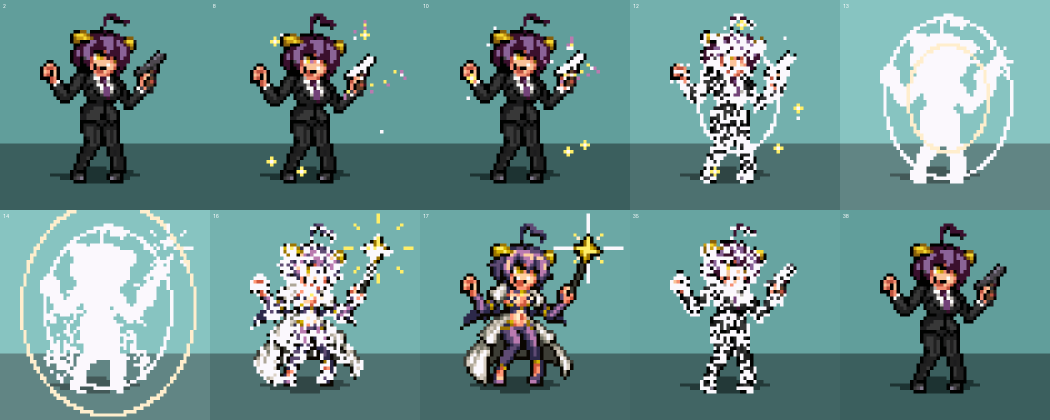
#> input picture utena_transformacion/salida/fotogramas_clave_ampliados.png, 2100 x 840 px, given in place of utena_sprite.png, which was not available (shown at 1/2 size)
$ python previews.py
#> lines starting #> are read from the running program, lines starting #| are printed output that depends on the picture
### utena_hechizo/hechizo.py
"""Utena prepara y lanza un hechizo (primera versión, sobre el escenario del propio sprite).

1. Recupera el sprite original: 'utena sprite.PNG' está ampliado ~4,925x con suavizado; se toma el centro de cada celda
   -> 52x68 píxeles con 20 colores (el personaje mide 43x51).
2. Anima en una cuadrícula nativa de 63x63 y la amplía 2x -> 126x126 (y x4 -> 504x504), como 'gif referencia'.
   Todo (sprite y efectos) comparte la misma cuadrícula, sin mezclar tamaños de píxel.
3. Guion (40 pasos de 100 ms = 4 s, bucle sin salto):
     0-7   reposo: respira (torso +1 px), el rulo de la antena y las capas se mecen
     8-15  carga: la estrella brilla cada vez más, partículas se juntan en ella, nace el círculo mágico
     16-27 hechizo: Utena levita, el círculo gira con runas, suben partículas, las capas se abren
     28    destello
     29-31 estallido de estrellas
     32-39 calma: el círculo se cierra, Utena baja y vuelve al reposo
Salida: salida/utena_hechizo_126.gif, utena_hechizo_x4.gif y hojas de fotogramas.
"""
import sys
from pathlib import Path

import numpy as np
from PIL import Image

HERE = Path(__file__).parent
sys.path.insert(0, str(HERE.parent / "white_baby"))
import pesca as pe   # noqa: E402  (solo para escribir el GIF con paleta exacta)

SRC = HERE / "fuentes" / "utena_sprite.png"
OUT = HERE / "salida"
NC = 63                                   # lienzo nativo
OFX, OFY = 5, -5                          # del sprite recuperado (52x68) al lienzo: x+5, y-5
TICK, L = 100, 40

WALL, FLOOR, SHADOW = (97, 158, 155), (59, 95, 94), (29, 51, 50)
GOLD, GOLD_D, WHITE, CREAM = (255, 238, 104), (212, 179, 0), (251, 248, 253), (255, 238, 205)
LAV, LAV_D = (186, 122, 176), (95, 75, 116)
STAR_C = (45, 16)                         # centro de la estrella en el sprite recuperado
HORIZON = 48                              # fila (en el sprite recuperado) donde empieza el suelo


# ---------------------------------------------------------------- recuperación del sprite
def recuperar():
    a = np.asarray(Image.open(SRC).convert("RGB")).astype(int)
    H, W = a.shape[:2]
#> H = 840; W = 2100
    dx = (np.abs(np.diff(a[45:296], axis=1)).sum(-1) > 40).sum(0).astype(float)
#> dx = 2099 values, max 251 at index 1259, min 0 at index 0, mean 8.64
    dy = (np.abs(np.diff(a[:296], axis=0)).sum(-1) > 40).sum(1).astype(float)
#> dy = 295 values, max 1888 at index 286, min 0 at index 0, mean 56.75

    def fase(d, p):
        i = np.arange(len(d)); z = (d * np.exp(-2j * np.pi * i / p)).sum()
        return (np.angle(z) / (2 * np.pi)) % 1 * p
    best = None
    for p in np.arange(4.85, 4.96, 0.005):
        x0 = (fase(dx, p) + 1) % p; y0 = (fase(dy, p) + 1) % p
        xs = np.floor((np.arange(int((W - x0) / p)) + 0.5) * p + x0).astype(int)
        ys = np.floor((np.arange(int((H - y0) / p)) + 0.5) * p + y0).astype(int)
        nat = a[np.ix_(ys, xs)]
        q = len(np.unique(nat.reshape(-1, 3), axis=0))
        if best is None or q < best[0]:
            best = (q, p, nat)
#> this loop made 23 passes
#> (x0, y0, q) on passes 1 to 12: (3.22, 0.923, 75), (0.66, 1.23, 78), (3.04, 1.53, 70), (0.09, 1.82, 71), (2.39, 2.11, 73), (4.03, 2.39, 78), (0.918, 2.67, 78), (2.92, 2.96, 75), (4.49, 3.27, 70), (1.08, 3.59, 69), (3.27, 3.97, 63), (0.221, 4.4, 71)
#> pass 1, in recuperar, `nat = a[np.ix_(ys, xs)]`:
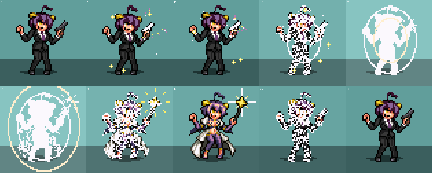
#> nat: shape (173, 432, 3) int64; mean R, G, B 107.4, 144.5, 142.4
#> pass 2, in recuperar, `nat = a[np.ix_(ys, xs)]`:
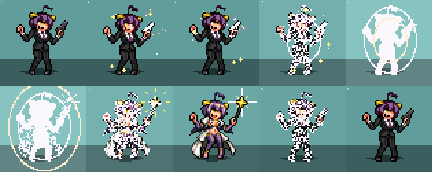
#> nat: shape (172, 432, 3) int64; mean R, G, B 107.4, 144.6, 142.6
#> pass 3, in recuperar, `nat = a[np.ix_(ys, xs)]`:
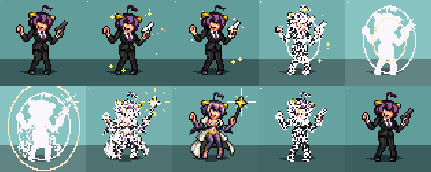
#> nat: shape (172, 431, 3) int64; mean R, G, B 107.5, 144.5, 142.4
    q, p, nat = best
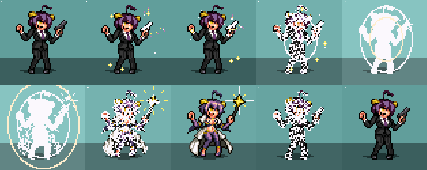
#> nat: shape (170, 427, 3) int64; mean of channels 0, 1, 2 107.2, 144.2, 142.1; drawn as R, G, B
#> q = 63; p = 4.9
#> (the run stopped early here; a loop or call above may not have finished)
